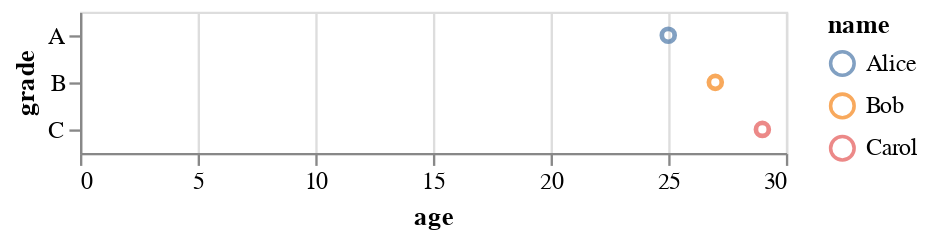

Notebook code for this chart:
### Code cell
# import required dependencies
import altair as alt

# dataframe
data = {'name': ['Alice', 'Bob', 'Carol'],
        'age': [25, 27, 29],
        'grade': ['A', 'B', 'C']}
df = pd.DataFrame(data)

# scatter plot
scatter_plot = alt.Chart(df).mark_point().encode(
    x='age:Q',
    y='grade:N',
    color='name:N'
).interactive()

# display the plot
#scatter_plot.show()
scatter_plot

### Figure 1 — Vega-Lite specification as saved in the notebook (floating-point values rounded to 4 significant figures)
{"config": {"view": {"continuousWidth": 300, "continuousHeight": 300}}, "data": {"name": "data-5b0904a982ec7c7c0c0aee77ecfc075f"}, "mark": {"type": "point"}, "encoding": {"color": {"field": "name", "type": "nominal"}, "x": {"field": "age", "type": "quantitative"}, "y": {"field": "grade", "type": "nominal"}}, "params": [{"name": "param_4", "select": {"type": "interval", "encodings": ["x", "y"]}, "bind": "scales"}], "$schema": "https://vega.github.io/schema/vega-lite/v5.16.3.json", "datasets": {"data-5b0904a982ec7c7c0c0aee77ecfc075f": [{"name": "Alice", "age": 25, "grade": "A"}, {"name": "Bob", "age": 27, "grade": "B"}, {"name": "Carol", "age": 29, "grade": "C"}]}}
